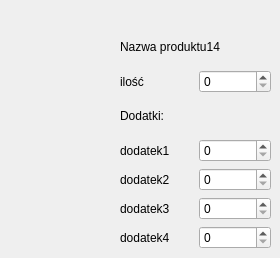
   <widget class="QWidget" name="page_14">
    <widget class="QWidget" name="layoutWidget_15">
     <property name="geometry">
      <rect>
       <x>120</x>
       <y>30</y>
       <width>151</width>
       <height>219</height>
      </rect>
     </property>
     <layout class="QVBoxLayout" name="verticalLayout_31">
      <item>
       <widget class="QLabel" name="label_211">
        <property name="text">
         <string>Nazwa produktu14</string>
        </property>
       </widget>
      </item>
      <item>
       <layout class="QHBoxLayout" name="horizontalLayout_151">
        <item>
         <widget class="QLabel" name="label_212">
          <property name="text">
           <string>ilość</string>
          </property>
         </widget>
        </item>
        <item>
         <widget class="QSpinBox" name="spinBox_151"/>
        </item>
       </layout>
      </item>
      <item>
       <widget class="QLabel" name="label_213">
        <property name="text">
         <string>Dodatki:</string>
        </property>
       </widget>
      </item>
      <item>
       <layout class="QHBoxLayout" name="horizontalLayout_152">
        <item>
         <widget class="QLabel" name="label_214">
          <property name="text">
           <string>dodatek1</string>
          </property>
         </widget>
        </item>
        <item>
         <widget class="QSpinBox" name="spinBox_152"/>
        </item>
       </layout>
      </item>
      <item>
       <layout class="QHBoxLayout" name="horizontalLayout_153">
        <item>
         <widget class="QLabel" name="label_215">
          <property name="text">
           <string>dodatek2</string>
          </property>
         </widget>
        </item>
        <item>
         <widget class="QSpinBox" name="spinBox_153"/>
        </item>
       </layout>
      </item>
      <item>
       <layout class="QHBoxLayout" name="horizontalLayout_154">
        <item>
         <widget class="QLabel" name="label_216">
          <property name="text">
           <string>dodatek3</string>
          </property>
         </widget>
        </item>
        <item>
         <widget class="QSpinBox" name="spinBox_154"/>
        </item>
       </layout>
      </item>
      <item>
       <layout class="QHBoxLayout" name="horizontalLayout_155">
        <item>
         <widget class="QLabel" name="label_217">
          <property name="text">
           <string>dodatek4</string>
          </property>
         </widget>
        </item>
        <item>
         <widget class="QSpinBox" name="spinBox_155"/>
        </item>
       </layout>
      </item>
     </layout>
    </widget>
   </widget>
